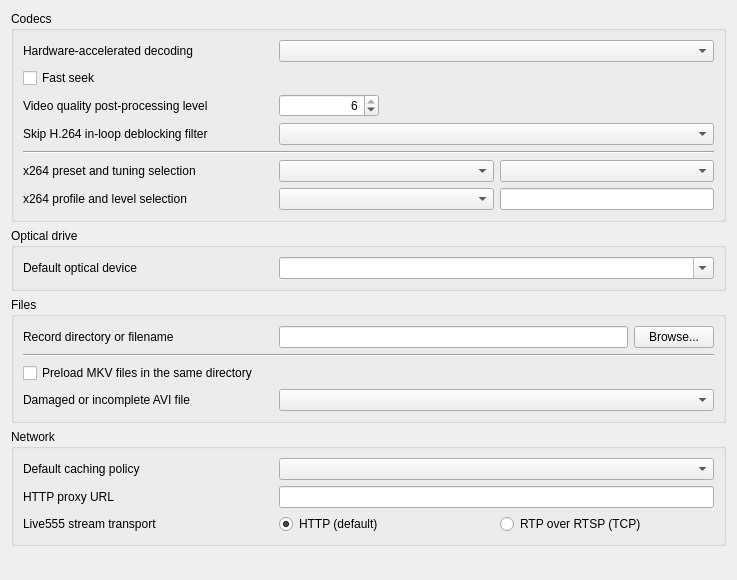
<?xml version="1.0" encoding="UTF-8"?>
<ui version="4.0">
 <author>Jean-Baptiste Kempf</author>
 <class>SPrefsInputAndCodecs</class>
 <widget class="QWidget" name="SPrefsInputAndCodecs">
  <property name="geometry">
   <rect>
    <x>0</x>
    <y>0</y>
    <width>737</width>
    <height>580</height>
   </rect>
  </property>
  <property name="windowTitle">
   <string>Form</string>
  </property>
  <layout class="QVBoxLayout" name="verticalLayout">
   <item>
    <widget class="QGroupBox" name="groupBox_3">
     <property name="title">
      <string>Codecs</string>
     </property>
     <layout class="QGridLayout" name="gridLayout">
      <item row="14" column="0">
       <widget class="QLabel" name="x264Label">
        <property name="minimumSize">
         <size>
          <width>250</width>
          <height>0</height>
         </size>
        </property>
        <property name="text">
         <string>x264 profile and level selection</string>
        </property>
        <property name="buddy">
         <cstring>levelBox</cstring>
        </property>
       </widget>
      </item>
      <item row="4" column="0">
       <widget class="QLabel" name="hwAccelLabel">
        <property name="text">
         <string>Hardware-accelerated decoding</string>
        </property>
        <property name="buddy">
         <cstring>hwAccelModule</cstring>
        </property>
       </widget>
      </item>
      <item row="4" column="1" colspan="2">
       <widget class="QComboBox" name="hwAccelModule"/>
      </item>
      <item row="6" column="0">
       <widget class="QLabel" name="ppLabel">
        <property name="minimumSize">
         <size>
          <width>250</width>
          <height>0</height>
         </size>
        </property>
        <property name="text">
         <string>Video quality post-processing level</string>
        </property>
        <property name="buddy">
         <cstring>PostProcLevel</cstring>
        </property>
       </widget>
      </item>
      <item row="12" column="0" colspan="3">
       <widget class="Line" name="line">
        <property name="orientation">
         <enum>Qt::Horizontal</enum>
        </property>
       </widget>
      </item>
      <item row="13" column="1">
       <widget class="QComboBox" name="presetBox">
        <property name="sizePolicy">
         <sizepolicy hsizetype="Expanding" vsizetype="Fixed">
          <horstretch>0</horstretch>
          <verstretch>0</verstretch>
         </sizepolicy>
        </property>
       </widget>
      </item>
      <item row="14" column="1">
       <widget class="QComboBox" name="profileBox">
        <property name="sizePolicy">
         <sizepolicy hsizetype="Preferred" vsizetype="Fixed">
          <horstretch>0</horstretch>
          <verstretch>0</verstretch>
         </sizepolicy>
        </property>
       </widget>
      </item>
      <item row="10" column="1" colspan="2">
       <widget class="QComboBox" name="loopFilterBox"/>
      </item>
      <item row="10" column="0">
       <widget class="QLabel" name="filterLabel">
        <property name="minimumSize">
         <size>
          <width>250</width>
          <height>0</height>
         </size>
        </property>
        <property name="text">
         <string>Skip H.264 in-loop deblocking filter</string>
        </property>
        <property name="buddy">
         <cstring>loopFilterBox</cstring>
        </property>
       </widget>
      </item>
      <item row="13" column="0">
       <widget class="QLabel" name="x264profileLabel">
        <property name="minimumSize">
         <size>
          <width>250</width>
          <height>0</height>
         </size>
        </property>
        <property name="text">
         <string>x264 preset and tuning selection</string>
        </property>
        <property name="buddy">
         <cstring>tuneBox</cstring>
        </property>
       </widget>
      </item>
      <item row="13" column="2">
       <widget class="QComboBox" name="tuneBox"/>
      </item>
      <item row="6" column="1">
       <widget class="QSpinBox" name="PostProcLevel">
        <property name="maximumSize">
         <size>
          <width>100</width>
          <height>16777215</height>
         </size>
        </property>
        <property name="layoutDirection">
         <enum>Qt::LeftToRight</enum>
        </property>
        <property name="alignment">
         <set>Qt::AlignRight</set>
        </property>
        <property name="minimum">
         <number>0</number>
        </property>
        <property name="maximum">
         <number>6</number>
        </property>
        <property name="value">
         <number>6</number>
        </property>
       </widget>
      </item>
      <item row="14" column="2">
       <widget class="QLineEdit" name="levelBox"/>
      </item>
      <item row="5" column="0">
       <widget class="PreferenceToggle" name="fastSeekBox">
        <property name="text">
         <string>Fast seek</string>
        </property>
       </widget>
      </item>
     </layout>
    </widget>
   </item>
   <item>
    <widget class="QGroupBox" name="groupBox">
     <property name="title">
      <string>Optical drive</string>
     </property>
     <layout class="QGridLayout">
      <item row="0" column="0">
       <widget class="QLabel" name="DVDLabel">
        <property name="minimumSize">
         <size>
          <width>250</width>
          <height>0</height>
         </size>
        </property>
        <property name="text">
         <string>Default optical device</string>
        </property>
        <property name="buddy">
         <cstring>DVDDeviceComboBox</cstring>
        </property>
       </widget>
      </item>
      <item row="0" column="1">
       <widget class="QComboBox" name="DVDDeviceComboBox">
        <property name="sizePolicy">
         <sizepolicy hsizetype="Expanding" vsizetype="Fixed">
          <horstretch>0</horstretch>
          <verstretch>0</verstretch>
         </sizepolicy>
        </property>
        <property name="editable">
         <bool>true</bool>
        </property>
       </widget>
      </item>
     </layout>
    </widget>
   </item>
   <item>
    <widget class="QGroupBox" name="groupBox_4">
     <property name="title">
      <string>Files</string>
     </property>
     <layout class="QGridLayout" name="gridLayout_3">
      <item row="1" column="0">
       <widget class="QLabel" name="recordLabel">
        <property name="minimumSize">
         <size>
          <width>250</width>
          <height>0</height>
         </size>
        </property>
        <property name="text">
         <string>Record directory or filename</string>
        </property>
        <property name="buddy">
         <cstring>recordPath</cstring>
        </property>
       </widget>
      </item>
      <item row="1" column="1">
       <layout class="QHBoxLayout" name="horizontalLayout_4">
        <item>
         <widget class="QLineEdit" name="recordPath"/>
        </item>
        <item>
         <widget class="QPushButton" name="recordBrowse">
          <property name="text">
           <string>Browse...</string>
          </property>
         </widget>
        </item>
       </layout>
      </item>
      <item row="4" column="0">
       <widget class="QLabel" name="aviLabel">
        <property name="text">
         <string>Damaged or incomplete AVI file</string>
        </property>
        <property name="buddy">
         <cstring>AviRepair</cstring>
        </property>
       </widget>
      </item>
      <item row="4" column="1">
       <widget class="QComboBox" name="AviRepair"/>
      </item>
      <item row="2" column="0" colspan="2">
       <widget class="Line" name="line_2">
        <property name="orientation">
         <enum>Qt::Horizontal</enum>
        </property>
       </widget>
      </item>
      <item row="3" column="0" colspan="2">
       <widget class="PreferenceToggle" name="mkvPreloadBox">
        <property name="text">
         <string>Preload MKV files in the same directory</string>
        </property>
       </widget>
      </item>
     </layout>
    </widget>
   </item>
   <item>
    <widget class="QGroupBox" name="groupBox_2">
     <property name="title">
      <string>Network</string>
     </property>
     <layout class="QGridLayout" name="gridLayout_2">
      <item row="2" column="0">
       <widget class="QLabel" name="httpProxyLabel">
        <property name="minimumSize">
         <size>
          <width>250</width>
          <height>0</height>
         </size>
        </property>
        <property name="text">
         <string>HTTP proxy URL</string>
        </property>
        <property name="buddy">
         <cstring>proxy</cstring>
        </property>
       </widget>
      </item>
      <item row="2" column="1">
       <widget class="QLineEdit" name="proxy"/>
      </item>
      <item row="3" column="1">
       <layout class="QHBoxLayout" name="horizontalLayout">
        <item>
         <widget class="QRadioButton" name="live555TransportHTTPRadio">
          <property name="text">
           <string>HTTP (default)</string>
          </property>
          <property name="checkable">
           <bool>true</bool>
          </property>
          <property name="checked">
           <bool>true</bool>
          </property>
         </widget>
        </item>
        <item>
         <widget class="QRadioButton" name="live555TransportRTSP_TCPRadio">
          <property name="text">
           <string>RTP over RTSP (TCP)</string>
          </property>
         </widget>
        </item>
       </layout>
      </item>
      <item row="3" column="0">
       <widget class="QLabel" name="live555TransportLabel">
        <property name="minimumSize">
         <size>
          <width>250</width>
          <height>0</height>
         </size>
        </property>
        <property name="text">
         <string>Live555 stream transport</string>
        </property>
        <property name="buddy">
         <cstring>live555TransportHTTPRadio</cstring>
        </property>
       </widget>
      </item>
      <item row="0" column="0">
       <widget class="QLabel" name="label_2">
        <property name="minimumSize">
         <size>
          <width>250</width>
          <height>0</height>
         </size>
        </property>
        <property name="text">
         <string>Default caching policy</string>
        </property>
        <property name="buddy">
         <cstring>cachingCombo</cstring>
        </property>
       </widget>
      </item>
      <item row="0" column="1">
       <widget class="QComboBox" name="cachingCombo"/>
      </item>
     </layout>
    </widget>
   </item>
   <item>
    <spacer name="verticalSpacer">
     <property name="orientation">
      <enum>Qt::Vertical</enum>
     </property>
     <property name="sizeHint" stdset="0">
      <size>
       <width>20</width>
       <height>40</height>
      </size>
     </property>
    </spacer>
   </item>
  </layout>
 </widget>
 <tabstops>
  <tabstop>hwAccelModule</tabstop>
  <tabstop>fastSeekBox</tabstop>
  <tabstop>PostProcLevel</tabstop>
  <tabstop>loopFilterBox</tabstop>
  <tabstop>presetBox</tabstop>
  <tabstop>tuneBox</tabstop>
  <tabstop>profileBox</tabstop>
  <tabstop>levelBox</tabstop>
  <tabstop>DVDDeviceComboBox</tabstop>
  <tabstop>recordPath</tabstop>
  <tabstop>recordBrowse</tabstop>
  <tabstop>mkvPreloadBox</tabstop>
  <tabstop>AviRepair</tabstop>
  <tabstop>cachingCombo</tabstop>
  <tabstop>proxy</tabstop>
  <tabstop>live555TransportHTTPRadio</tabstop>
  <tabstop>live555TransportRTSP_TCPRadio</tabstop>
 </tabstops>
 <customwidgets>
  <customwidget>
   <class>PreferenceToggle</class>
   <extends>QCheckBox</extends>
   <header>dialogs/preferences/preferences_widgets.hpp</header>
  </customwidget>
 </customwidgets>
 <resources/>
 <connections/>
</ui>
